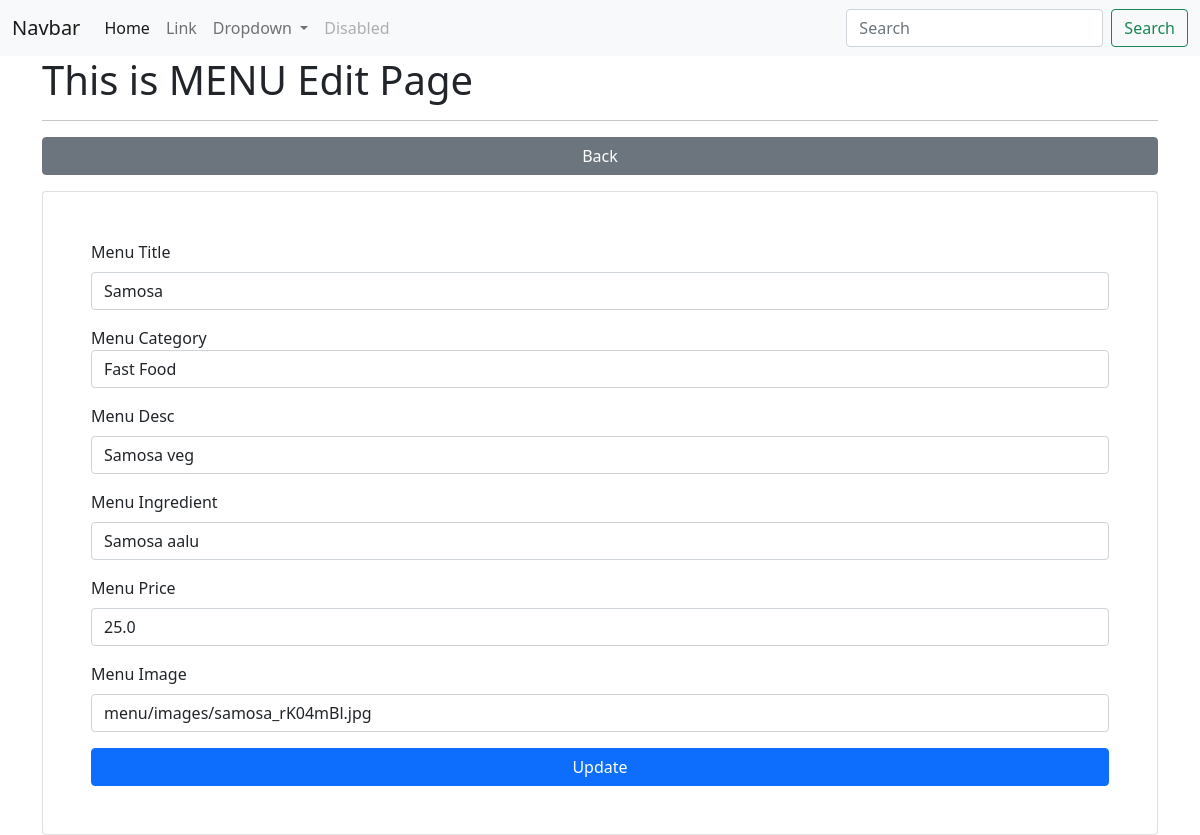
The page /menu/edit/2/ (signed in) on the database as committed earlier.
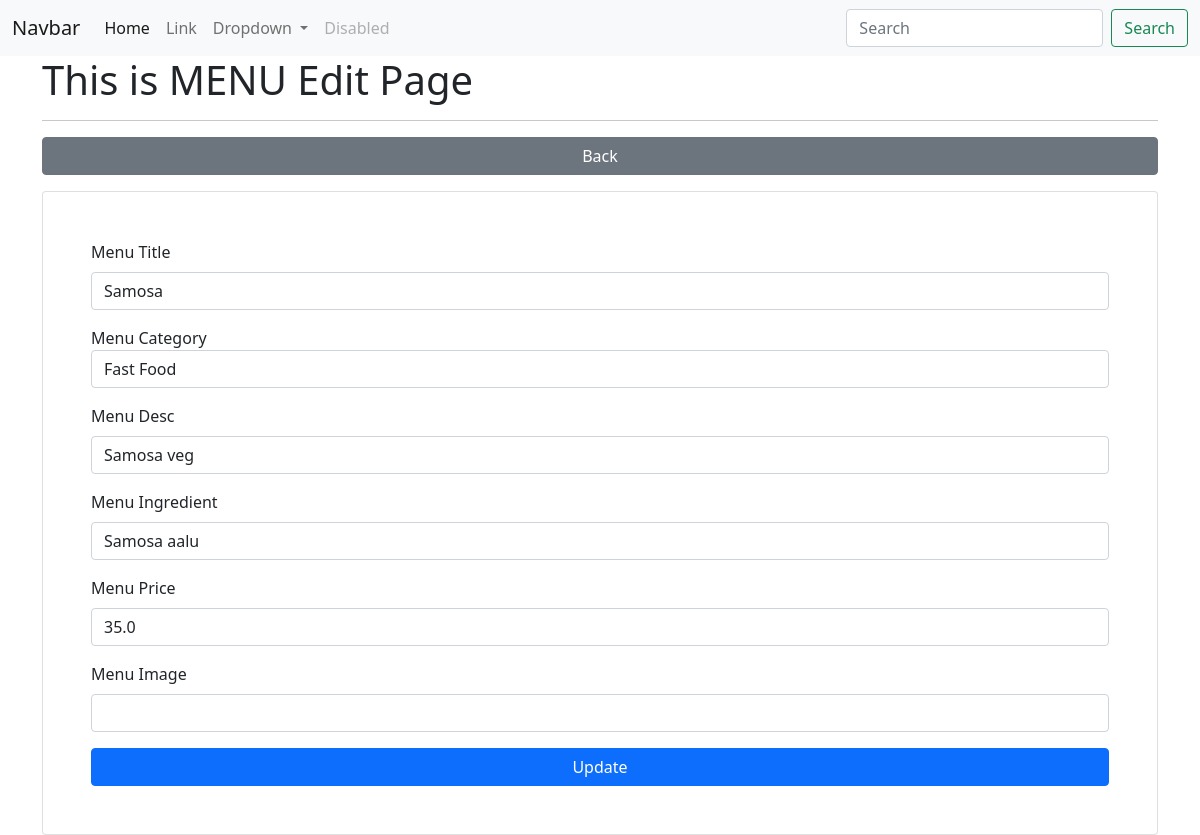
The same page on the database as committed later.
### app_restro/models.py (models this page shows, shortened)
class Menu(models.Model):
    menu_title = models.CharField(max_length=50)
    category_id = models.ForeignKey(Category, on_delete=models.CASCADE)
    menu_desc = models.CharField(max_length=200)
    menu_img = models.FileField(upload_to="menu/images/", blank=True)
    menu_ingredient = models.CharField(max_length=200)
    menu_price = models.FloatField()
    class Meta:
        db_table = "app_menus"

### app_restro/views.py (the view)
# urls.py: path('menu/edit/<int:id>/', views.menu_edit, name='menu-edit'),
@login_required(login_url='/authentication/login')
def menu_edit(request, id):
    data = Menu.objects.get(id=id)
    categories = Category.objects.all()
    context = {"data": data, "categories": categories}
    return render(request, 'menus/edit.html', context)

### templates/menus/edit.html (shortened to what this page needs)
{% extends "layouts/master.html" %}
{% block content %}
<div class="container">
    <h1>This is MENU Edit Page</h1>
    <hr>
    <a href="{% url 'menu-list' %}" class="btn btn-secondary col-12 mb-3">Back</a>
    <div class="card p-5">
        <form action="{% url 'menu-update' %}" method="post">
            <div class="form-group mb-3">
                <label for="menu_title">Menu Title</label>
                <input type="text" name="menu_title" class="form-control mt-2" value="{{ data.menu_title }}">
            </div>
            <div class="form-group mb-3">
                <label for="category_id">Menu Category</label>
                <select class="form-control mt3" name="category_id" id="">{% for val in categories %}
                    <option value="{{ val.id}}">{{ val.category_name }}</option>
                    {% endfor %}
                </select>
            </div>
            <div class="form-group mb-3">
                <label for="menu_desc">Menu Desc</label>
                <input type="text" name="menu_desc" class="form-control mt-2" value="{{ data.menu_desc }}">
            </div>
            <div class="form-group mb-3">
                <label for="menu_ingredient">Menu Ingredient</label>
                <input type="text" name="menu_ingredient" class="form-control mt-2" value="{{ data.menu_ingredient }}">
            </div>
            <div class="form-group mb-3">
                <label for="menu_price">Menu Price</label>
                <input type="text" name="menu_price" class="form-control mt-2" value="{{ data.menu_price}}">
            </div>
            <div class="form-group mb-3">
                <label for="menu_img">Menu Image</label>
                <input type="text" name="menu_img" class="form-control mt-2" value="{{ data.menu_img }}">
            </div>
            <input type="submit" class="btn btn-primary col-12" value="Update">
        </form>
    </div>
</div>
{% endblock %}

Rows that differ between the two databases and show on the page:
changed Menu "Samosa": menu_price "25.0" → "35.0"; menu_img "menu/images/samosa_rK04mBl.jpg" → (not shown)
